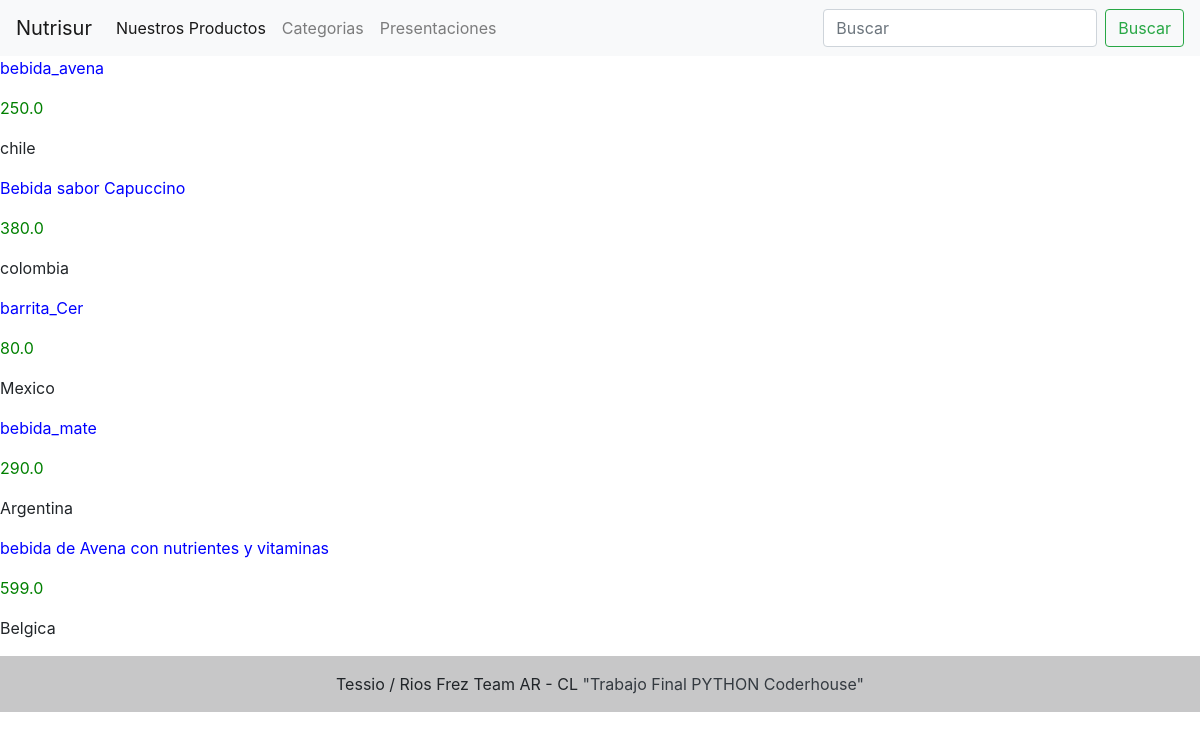
Before: /Healthdrink/ with the older database file.
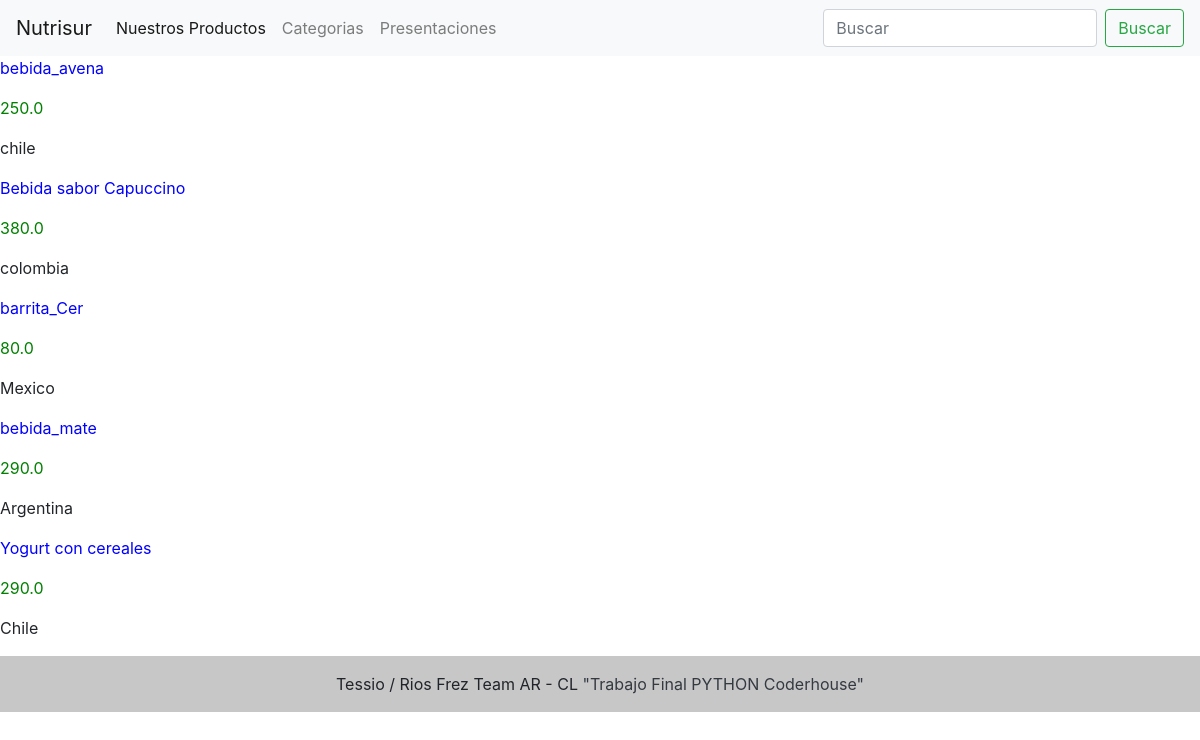
After: the same page with the newer database file.
### nutrisur/models.py (models this page shows)
class Healthdrink(models.Model):
    name = models.CharField(max_length=40)
    description = models.CharField(max_length=500,null=True,blank=True)
    price = models.FloatField()
    country = models.CharField(max_length=40)

### nutrisur/views.py (the view)
# urls.py: path('Healthdrink/', productos, name ='Healthdrink'),
def productos(request):
    consulta= Healthdrink.objects.all()
    context = {'Healthdrink': consulta}
    return render (request,"healthdrink.html", context = context)

### templates/healthdrink.html (shortened to what this page needs)
{% extends 'base.html' %}
{% block contenido_que_cambia %}
{% for i in Healthdrink %}
    <p><a style ="color:blue">{{i.description}} </a><p>
        <p><a style ="color:green">{{i.price}} </a><p>
            <p><a>{{i.country}} </a><p>
{% endfor %}
{% endblock %}

Changed rows visible on the page:
removed Healthdrink: description "bebida de Avena con nutrientes y vitaminas", price "599.0", country "Belgica"
added Healthdrink: description "Yogurt con cereales", price "290.0", country "Chile"
